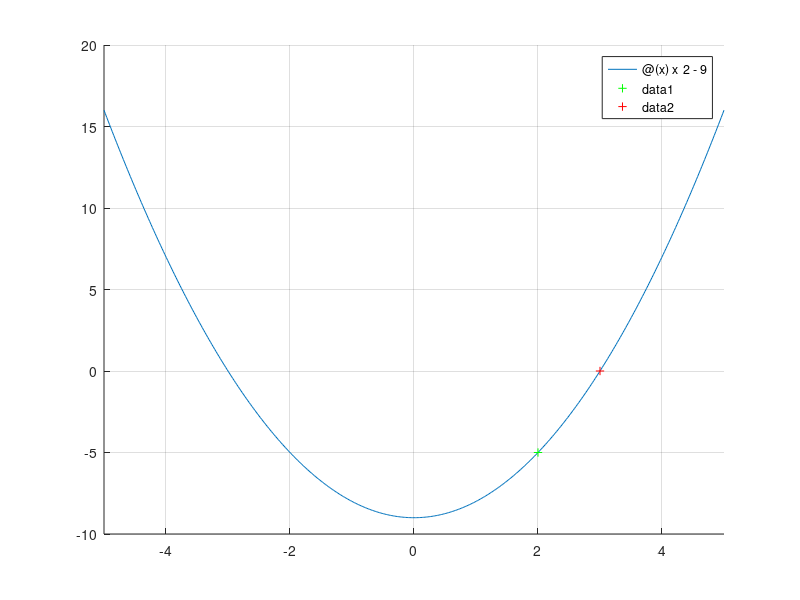

Write the MATLAB code that produced this figure.
% (c)2021 HP.
clc;
clear;
clf;

f = @(x) x^2 - 9;

x0 = 2;
x = fzero(f,x0)

hold on
grid on
fplot(f)
plot(x0, f(x0), 'g+')
plot(x, f(x), 'r+')
hold off
